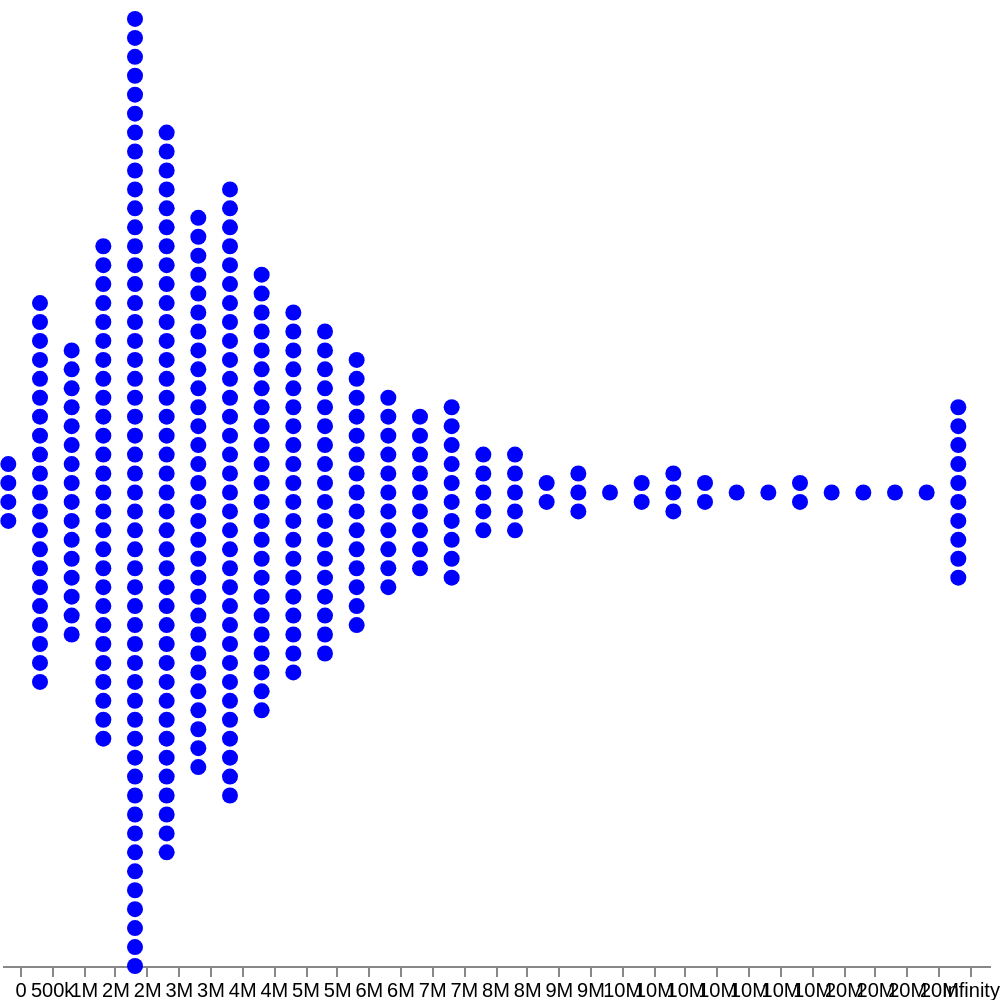

Write a Vega-Lite specification for this figure.
### Vega specification from a JSON file in a GitHub repository (floating-point values rounded to 4 significant figures; data arrays with more than 128 entries replaced by an {"elided": "..."} marker saying what was removed)
{"$schema": "https://vega.github.io/schema/vega/v3.0.json", "width": 500, "height": 500, "autosize": {"type": "fit", "resize": true, "contains": "padding"}, "data": [{"name": "source", "values": {"elided": "369 records"}}, {"name": "pack", "source": "source", "transform": [{"type": "collect", "sort": {"field": "value"}}, {"type": "bin", "field": "value", "extent": [0, 20000000], "maxbins": 50}, {"type": "formula", "expr": "1", "as": "quantity"}, {"type": "stack", "field": "quantity", "groupby": ["bin0"], "offset": "center"}]}, {"name": "table", "source": "pack", "transform": [{"type": "aggregate", "groupby": ["bin0"], "fields": ["quantity"], "ops": ["sum"], "as": ["nb"]}]}], "scales": [{"name": "xScale", "type": "band", "domain": {"data": "table", "field": "bin0"}, "range": "width", "padding": 0.2}, {"name": "yScale", "type": "linear", "domain": {"data": "table", "field": "nb"}, "range": "height"}], "marks": [{"type": "symbol", "from": {"data": "pack"}, "encode": {"update": {"fill": {"value": "blue"}, "x": {"scale": "xScale", "field": "bin0"}, "y": {"scale": "yScale", "field": "y0"}, "cursor": {"value": "pointer"}}, "hover": {"fill": {"value": "red"}}}}], "axes": [{"scale": "xScale", "orient": "bottom", "labelBound": true, "encode": {"labels": {"update": {"text": {"signal": "format(datum.value, ',.0s')"}}}}}], "signals": []}
